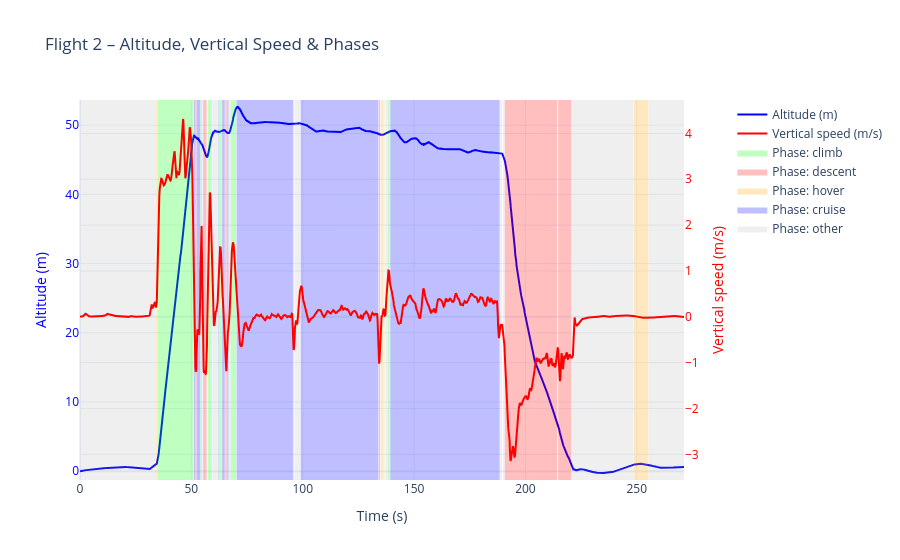

The code cell stored with this chart in its notebook:
### Markdown cell above
### Visualize different phase of flight with Line graph

### Code cell
# ------------------ Select one flight ------------------
flight_id = 2
d = df[df["flight"] == flight_id].copy()

# ------------------ Define colors for phases ------------------
phase_colors = {
    "climb":   "rgba(0,255,0,0.25)",      # light green
    "descent": "rgba(255,0,0,0.25)",      # light red
    "hover":   "rgba(255,165,0,0.25)",    # light orange
    "cruise":  "rgba(0,0,255,0.25)",      # light blue
    "other":   "rgba(150,150,150,0.15)"   # light gray
}

# ------------------ Build customdata for hover ------------------
# customdata[:, 0] = altitude
# customdata[:, 1] = vertical speed
# customdata[:, 2] = horizontal speed
# customdata[:, 3] = phase
customdata = np.stack((
    d["altitude_measured"],
    d["vertical_speed_smooth"],
    d["horizontal_speed_smooth"],
    d["phase"]
), axis=-1)

# ------------------ Compute altitude range ------------------
y_min = d["altitude_measured"].min() - 1
y_max = d["altitude_measured"].max() + 1

fig = go.Figure()

# ------------------ 1) Add Altitude (left axis) ------------------
fig.add_trace(go.Scatter(
    x=d["time"],
    y=d["altitude_measured"],
    mode="lines",
    line=dict(width=2, color="blue"),
    name="Altitude (m)",
    customdata=customdata,
    hovertemplate=(
        "Time: %{x:.2f} s<br>"
        "Altitude: %{customdata[0]:.2f} m<br>"
        "Vertical speed: %{customdata[1]:.2f} m/s<br>"
        "Horizontal speed: %{customdata[2]:.2f} m/s<br>"
        "Phase: %{customdata[3]}<extra></extra>"
    )
))

# ------------------ 2) Add Vertical Speed (right axis) ------------------
fig.add_trace(go.Scatter(
    x=d["time"],
    y=d["vertical_speed_smooth"],
    mode="lines",
    line=dict(width=2, color="red"),
    name="Vertical speed (m/s)",
    yaxis="y2",
    customdata=customdata,
    hovertemplate=(
        "Time: %{x:.2f} s<br>"
        "Altitude: %{customdata[0]:.2f} m<br>"
        "Vertical speed: %{customdata[1]:.2f} m/s<br>"
        "Horizontal speed: %{customdata[2]:.2f} m/s<br>"
        "Phase: %{customdata[3]}<extra></extra>"
    )
))

# ------------------ 3) Add Phase Bands as Filled Traces ------------------
for phase, color in phase_colors.items():
    df_phase = d[d["phase"] == phase]
    if df_phase.empty:
        continue

    x_band = []
    y_band = []
    prev_idx = None
    start_t = None

    for idx, row in df_phase.iterrows():
        t = row["time"]
        if (prev_idx is None) or (idx != prev_idx + 1):
            if start_t is not None:
                # close previous rectangle
                x_band += [start_t, end_t, end_t, start_t, start_t, None]
                y_band += [y_min, y_min, y_max, y_max, y_min, None]
            start_t = t
        end_t = t
        prev_idx = idx

    # close last segment
    if start_t is not None:
        x_band += [start_t, end_t, end_t, start_t, start_t, None]
        y_band += [y_min, y_min, y_max, y_max, y_min, None]

    fig.add_trace(go.Scatter(
        x=x_band,
        y=y_band,
        mode="lines",
        fill="toself",
        fillcolor=color,
        line=dict(width=0),
        name=f"Phase: {phase}",
        hoverinfo="skip",  # don't show tooltip for background
        showlegend=True
    ))

# ------------------ 4) Layout ------------------
fig.update_layout(
    title=f"Flight {flight_id} – Altitude, Vertical Speed & Phases",
    xaxis=dict(title="Time (s)"),

    # Left Y-axis
    yaxis=dict(
        title=dict(text="Altitude (m)", font=dict(color="blue")),
        tickfont=dict(color="blue"),
        range=[y_min, y_max]
    ),

    # Right Y-axis
    yaxis2=dict(
        title=dict(text="Vertical speed (m/s)", font=dict(color="red")),
        tickfont=dict(color="red"),
        overlaying="y",
        side="right"
    ),

    template="plotly_white",
    legend=dict(x=1, y=1)
)
fig.update_layout(
    legend=dict(
        x=1.08,
        y=1,
        bgcolor="rgba(255,255,255,0.7)"
    ),
    margin=dict(r=120)
)


fig.show()

### Figure 1 — Plotly figure (JSON) as saved in the notebook; plotly's stock layout.template omitted (floating-point values rounded to 4 significant figures; data arrays with more than 128 entries replaced by an {"elided": "..."} marker saying what was removed)
{"data": [{"customdata": {"elided": "1809x4 mixed values"}, "hovertemplate": "Time: %{x:.2f} s<br>Altitude: %{customdata[0]:.2f} m<br>Vertical speed: %{customdata[1]:.2f} m/s<br>Horizontal speed: %{customdata[2]:.2f} m/s<br>Phase: %{customdata[3]}<extra></extra>", "line": {"color": "blue", "width": 2}, "mode": "lines", "name": "Altitude (m)", "type": "scatter", "x": {"elided": "1809 float values"}, "y": {"elided": "1809 float values"}}, {"customdata": {"elided": "1809x4 mixed values"}, "hovertemplate": "Time: %{x:.2f} s<br>Altitude: %{customdata[0]:.2f} m<br>Vertical speed: %{customdata[1]:.2f} m/s<br>Horizontal speed: %{customdata[2]:.2f} m/s<br>Phase: %{customdata[3]}<extra></extra>", "line": {"color": "red", "width": 2}, "mode": "lines", "name": "Vertical speed (m/s)", "type": "scatter", "x": {"elided": "1809 float values"}, "y": {"elided": "1809 float values"}, "yaxis": "y2"}, {"fill": "toself", "fillcolor": "rgba(0,255,0,0.25)", "hoverinfo": "skip", "line": {"width": 0}, "mode": "lines", "name": "Phase: climb", "showlegend": true, "type": "scatter", "x": [34.7, 51.1, 51.1, 34.7, 34.7, null, 54.1, 54.8, 54.8, 54.1, 54.1, null, 57.4, 59.21, 59.21, 57.4, 57.4, null, 62.3, 63.7, 63.7, 62.3, 62.3, null, 67.6, 70.1, 70.1, 67.6, 67.6, null, 138.1, 139.1, 139.1, 138.1, 138.1, null], "y": [-1.279, -1.279, 53.64, 53.64, -1.279, null, -1.279, -1.279, 53.64, 53.64, -1.279, null, -1.279, -1.279, 53.64, 53.64, -1.279, null, -1.279, -1.279, 53.64, 53.64, -1.279, null, -1.279, -1.279, 53.64, 53.64, -1.279, null, -1.279, -1.279, 53.64, 53.64, -1.279, null]}, {"fill": "toself", "fillcolor": "rgba(255,0,0,0.25)", "hoverinfo": "skip", "line": {"width": 0}, "mode": "lines", "name": "Phase: descent", "showlegend": true, "type": "scatter", "x": [51.7, 52.3, 52.3, 51.7, 51.7, null, 55.3, 56.8, 56.8, 55.3, 55.3, null, 65.2, 65.9, 65.9, 65.2, 65.2, null, 95.9, 95.9, 95.9, 95.9, 95.9, null, 134.1, 134.7, 134.7, 134.1, 134.1, null, 190.7, 214.3, 214.3, 190.7, 190.7, null, 214.7, 220.6, 220.6, 214.7, 214.7, null], "y": [-1.279, -1.279, 53.64, 53.64, -1.279, null, -1.279, -1.279, 53.64, 53.64, -1.279, null, -1.279, -1.279, 53.64, 53.64, -1.279, null, -1.279, -1.279, 53.64, 53.64, -1.279, null, -1.279, -1.279, 53.64, 53.64, -1.279, null, -1.279, -1.279, 53.64, 53.64, -1.279, null, -1.279, -1.279, 53.64, 53.64, -1.279, null]}, {"fill": "toself", "fillcolor": "rgba(255,165,0,0.25)", "hoverinfo": "skip", "line": {"width": 0}, "mode": "lines", "name": "Phase: hover", "showlegend": true, "type": "scatter", "x": [33.8, 34.5, 34.5, 33.8, 33.8, null, 135.2, 136.3, 136.3, 135.2, 135.2, null, 136.8, 137.2, 137.2, 136.8, 136.8, null, 189.7, 189.7, 189.7, 189.7, 189.7, null, 248.5, 255.2, 255.2, 248.5, 248.5, null], "y": [-1.279, -1.279, 53.64, 53.64, -1.279, null, -1.279, -1.279, 53.64, 53.64, -1.279, null, -1.279, -1.279, 53.64, 53.64, -1.279, null, -1.279, -1.279, 53.64, 53.64, -1.279, null, -1.279, -1.279, 53.64, 53.64, -1.279, null]}, {"fill": "toself", "fillcolor": "rgba(0,0,255,0.25)", "hoverinfo": "skip", "line": {"width": 0}, "mode": "lines", "name": "Phase: cruise", "showlegend": true, "type": "scatter", "x": [51.2, 51.6, 51.6, 51.2, 51.2, null, 52.41, 54, 54, 52.41, 52.41, null, 55, 55.1, 55.1, 55, 55, null, 59.4, 59.5, 59.5, 59.4, 59.4, null, 62, 62.2, 62.2, 62, 62, null, 63.8, 65, 65, 63.8, 63.8, null, 66.1, 66.71, 66.71, 66.1, 66.1, null, 70.3, 95.8, 95.8, 70.3, 70.3, null, 96.11, 96.11, 96.11, 96.11, 96.11, null, 99.1, 133.9, 133.9, 99.1, 99.1, null, 139.3, 188.4, 188.4, 139.3, 139.3, null], "y": [-1.279, -1.279, 53.64, 53.64, -1.279, null, -1.279, -1.279, 53.64, 53.64, -1.279, null, -1.279, -1.279, 53.64, 53.64, -1.279, null, -1.279, -1.279, 53.64, 53.64, -1.279, null, -1.279, -1.279, 53.64, 53.64, -1.279, null, -1.279, -1.279, 53.64, 53.64, -1.279, null, -1.279, -1.279, 53.64, 53.64, -1.279, null, -1.279, -1.279, 53.64, 53.64, -1.279, null, -1.279, -1.279, 53.64, 53.64, -1.279, null, -1.279, -1.279, 53.64, 53.64, -1.279, null, -1.279, -1.279, 53.64, 53.64, -1.279, null]}, {"fill": "toself", "fillcolor": "rgba(150,150,150,0.15)", "hoverinfo": "skip", "line": {"width": 0}, "mode": "lines", "name": "Phase: other", "showlegend": true, "type": "scatter", "x": [0, 33.7, 33.7, 0, 0, null, 34.6, 34.6, 34.6, 34.6, 34.6, null, 57, 57.3, 57.3, 57, 57, null, 59.7, 61.92, 61.92, 59.7, 59.7, null, 66.9, 67.5, 67.5, 66.9, 66.9, null, 96.3, 99, 99, 96.3, 96.3, null, 134.8, 135.1, 135.1, 134.8, 134.8, null, 136.5, 136.6, 136.6, 136.5, 136.5, null, 137.4, 137.9, 137.9, 137.4, 137.4, null, 188.5, 189.5, 189.5, 188.5, 188.5, null, 189.9, 190.6, 190.6, 189.9, 189.9, null, 214.5, 214.6, 214.6, 214.5, 214.5, null, 220.8, 248.3, 248.3, 220.8, 220.8, null, 255.3, 271.2, 271.2, 255.3, 255.3, null], "y": [-1.279, -1.279, 53.64, 53.64, -1.279, null, -1.279, -1.279, 53.64, 53.64, -1.279, null, -1.279, -1.279, 53.64, 53.64, -1.279, null, -1.279, -1.279, 53.64, 53.64, -1.279, null, -1.279, -1.279, 53.64, 53.64, -1.279, null, -1.279, -1.279, 53.64, 53.64, -1.279, null, -1.279, -1.279, 53.64, 53.64, -1.279, null, -1.279, -1.279, 53.64, 53.64, -1.279, null, -1.279, -1.279, 53.64, 53.64, -1.279, null, -1.279, -1.279, 53.64, 53.64, -1.279, null, -1.279, -1.279, 53.64, 53.64, -1.279, null, -1.279, -1.279, 53.64, 53.64, -1.279, null, -1.279, -1.279, 53.64, 53.64, -1.279, null, -1.279, -1.279, 53.64, 53.64, -1.279, null]}], "layout": {"legend": {"bgcolor": "rgba(255,255,255,0.7)", "x": 1.08, "y": 1}, "margin": {"r": 120}, "title": {"text": "Flight 2 – Altitude, Vertical Speed & Phases"}, "xaxis": {"title": {"text": "Time (s)"}}, "yaxis": {"range": [-1.279, 53.64], "tickfont": {"color": "blue"}, "title": {"font": {"color": "blue"}, "text": "Altitude (m)"}}, "yaxis2": {"overlaying": "y", "side": "right", "tickfont": {"color": "red"}, "title": {"font": {"color": "red"}, "text": "Vertical speed (m/s)"}}}}
